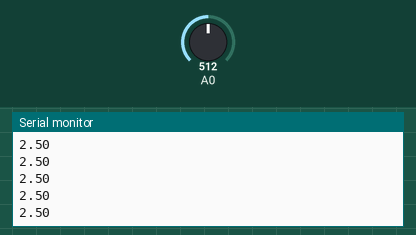
Simulated run of this sketch. Board: Arduino Uno, built with avr-gcc and run on an emulated ATmega328P. On the bench: the last lines printed to the serial monitor. Inputs (shaded band) come from the test bench; at power-on: A0 = 512.

Above: at 1.2 s.
1.3 s: A0 set to 716
At 1.56 s:
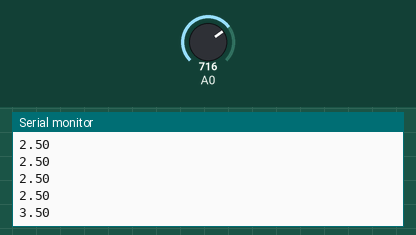
2.8 s: A0 set to 900
At 2.96 s:
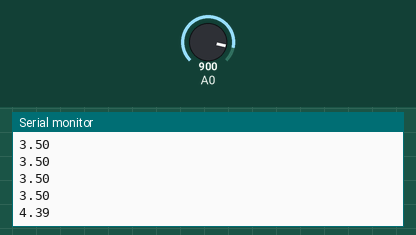
Timing chart, 0 to 5.8 s (numbered marks = the images above; inputs shaded):
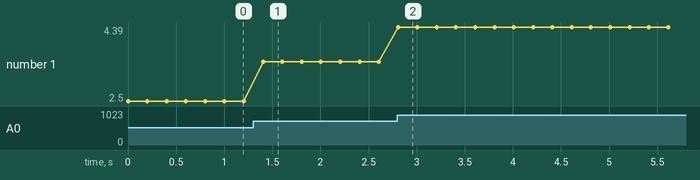

The sketch:

2.ino
```cpp
int x=0;
float nap=0;
void setup() {
  // put your setup code here, to run once:
Serial.begin(9600);
}

void loop() {
  // put your main code here, to run repeatedly:
x=analogRead(A0);
nap=x*(5.0/1024.0);
Serial.println(nap);
delay(200);
}
```

Measured:
- after the input at 1.3 s, the serial monitor: prints a new line after 0.10 s (image 1)
- after the input at 2.8 s, the serial monitor: prints a new line at once (image 2)
- plotted number 1: 2.5 → 3.5 after the input at 1.3 s, 3.5 → 4.39 after the input at 2.8 s
